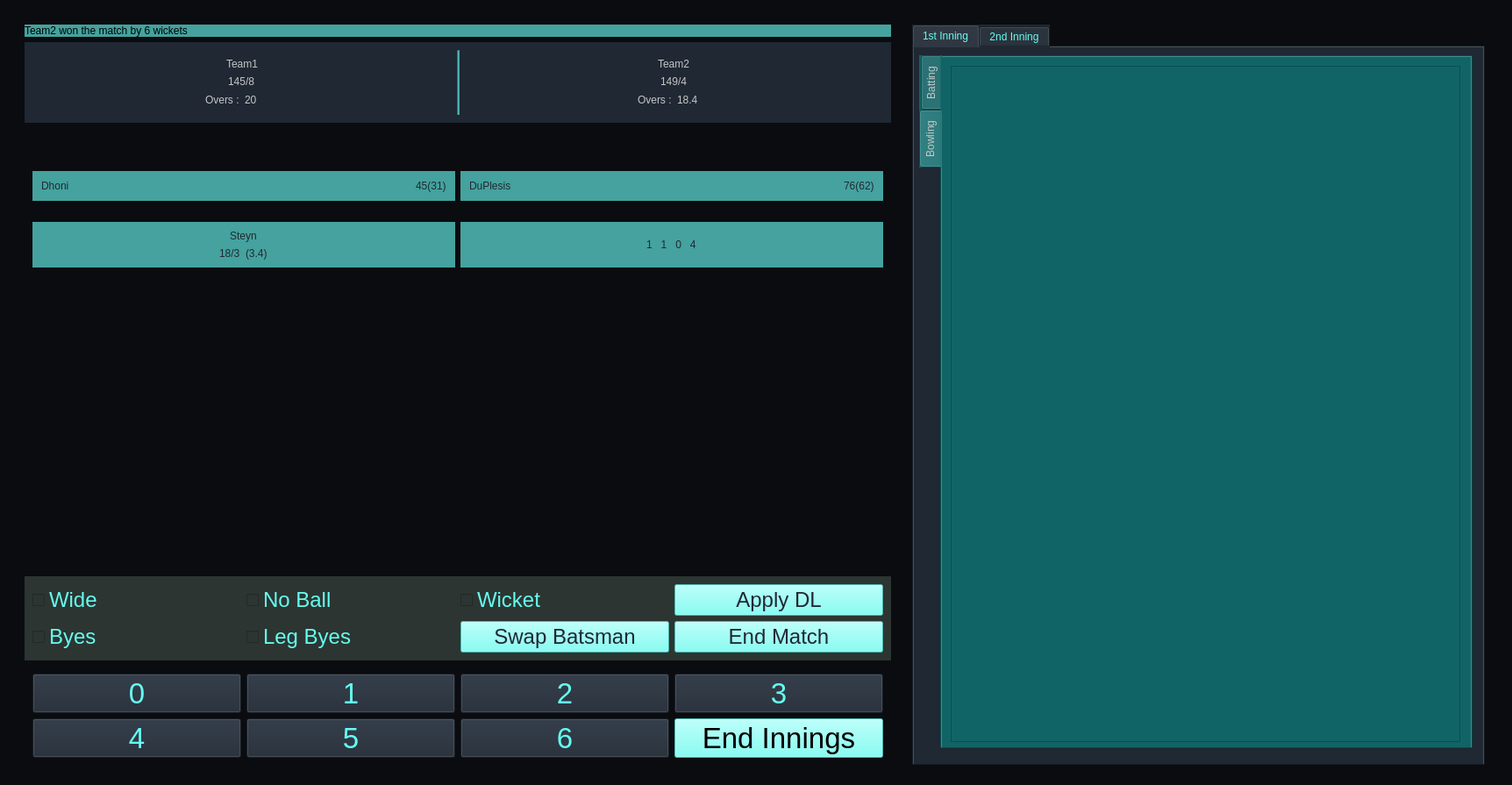
<?xml version="1.0" encoding="UTF-8"?>
<ui version="4.0">
 <class>matchPage</class>
 <widget class="QWidget" name="matchPage">
  <property name="enabled">
   <bool>true</bool>
  </property>
  <property name="geometry">
   <rect>
    <x>0</x>
    <y>0</y>
    <width>1724</width>
    <height>895</height>
   </rect>
  </property>
  <property name="sizePolicy">
   <sizepolicy hsizetype="Expanding" vsizetype="Expanding">
    <horstretch>1</horstretch>
    <verstretch>1</verstretch>
   </sizepolicy>
  </property>
  <property name="minimumSize">
   <size>
    <width>0</width>
    <height>0</height>
   </size>
  </property>
  <property name="maximumSize">
   <size>
    <width>10000</width>
    <height>6000</height>
   </size>
  </property>
  <property name="windowTitle">
   <string>Match</string>
  </property>
  <property name="windowOpacity">
   <double>1.000000000000000</double>
  </property>
  <property name="styleSheet">
   <string notr="true">background-color: rgb(11, 12, 16);</string>
  </property>
  <widget class="QFrame" name="matchFrame">
   <property name="enabled">
    <bool>true</bool>
   </property>
   <property name="geometry">
    <rect>
     <x>10</x>
     <y>10</y>
     <width>1701</width>
     <height>881</height>
    </rect>
   </property>
   <property name="sizePolicy">
    <sizepolicy hsizetype="Expanding" vsizetype="Expanding">
     <horstretch>0</horstretch>
     <verstretch>0</verstretch>
    </sizepolicy>
   </property>
   <layout class="QGridLayout" name="gridLayout_7">
    <property name="sizeConstraint">
     <enum>QLayout::SetNoConstraint</enum>
    </property>
    <item row="0" column="0">
     <widget class="QWidget" name="matchSummaryWidget" native="true">
      <property name="sizePolicy">
       <sizepolicy hsizetype="Preferred" vsizetype="Preferred">
        <horstretch>3</horstretch>
        <verstretch>0</verstretch>
       </sizepolicy>
      </property>
      <layout class="QGridLayout" name="gridLayout_6" rowstretch="0,0,0,0,0,0,0,0">
       <property name="sizeConstraint">
        <enum>QLayout::SetMaximumSize</enum>
       </property>
       <item row="0" column="0">
        <widget class="QLabel" name="matchStatus">
         <property name="maximumSize">
          <size>
           <width>16777215</width>
           <height>38</height>
          </size>
         </property>
         <property name="styleSheet">
          <string notr="true">background-color: rgb(69, 162, 158);</string>
         </property>
         <property name="text">
          <string>Team2 won the match by 6 wickets</string>
         </property>
        </widget>
       </item>
       <item row="1" column="0">
        <widget class="QWidget" name="teamsScore" native="true">
         <property name="sizePolicy">
          <sizepolicy hsizetype="Preferred" vsizetype="Fixed">
           <horstretch>0</horstretch>
           <verstretch>0</verstretch>
          </sizepolicy>
         </property>
         <property name="styleSheet">
          <string notr="true">background-color: rgb(31, 40, 51);</string>
         </property>
         <layout class="QGridLayout" name="gridLayout_3">
          <property name="sizeConstraint">
           <enum>QLayout::SetMaximumSize</enum>
          </property>
          <item row="0" column="0">
           <widget class="QWidget" name="inning1Score" native="true">
            <property name="sizePolicy">
             <sizepolicy hsizetype="Expanding" vsizetype="Expanding">
              <horstretch>0</horstretch>
              <verstretch>0</verstretch>
             </sizepolicy>
            </property>
            <property name="styleSheet">
             <string notr="true">background-color: rgb(31, 40, 51); color: rgb(197, 198, 199);</string>
            </property>
            <layout class="QVBoxLayout" name="verticalLayout">
             <item alignment="Qt::AlignHCenter">
              <widget class="QLabel" name="team1Name">
               <property name="styleSheet">
                <string notr="true">font: 24pt &quot;Cantarell&quot;;</string>
               </property>
               <property name="text">
                <string>Team1</string>
               </property>
               <property name="scaledContents">
                <bool>false</bool>
               </property>
              </widget>
             </item>
             <item alignment="Qt::AlignHCenter">
              <widget class="QLabel" name="team1Score">
               <property name="styleSheet">
                <string notr="true">font: 20pt &quot;Cantarell&quot;;</string>
               </property>
               <property name="frameShape">
                <enum>QFrame::NoFrame</enum>
               </property>
               <property name="text">
                <string>145/8</string>
               </property>
              </widget>
             </item>
             <item>
              <widget class="QWidget" name="team1OversWidget" native="true">
               <property name="sizePolicy">
                <sizepolicy hsizetype="Expanding" vsizetype="Expanding">
                 <horstretch>0</horstretch>
                 <verstretch>0</verstretch>
                </sizepolicy>
               </property>
               <layout class="QHBoxLayout" name="horizontalLayout">
                <property name="sizeConstraint">
                 <enum>QLayout::SetMaximumSize</enum>
                </property>
                <property name="leftMargin">
                 <number>1</number>
                </property>
                <property name="topMargin">
                 <number>1</number>
                </property>
                <property name="rightMargin">
                 <number>1</number>
                </property>
                <property name="bottomMargin">
                 <number>1</number>
                </property>
                <item alignment="Qt::AlignRight">
                 <widget class="QLabel" name="oversLabel1">
                  <property name="sizePolicy">
                   <sizepolicy hsizetype="Preferred" vsizetype="Expanding">
                    <horstretch>0</horstretch>
                    <verstretch>0</verstretch>
                   </sizepolicy>
                  </property>
                  <property name="styleSheet">
                   <string notr="true">font: 16pt &quot;Cantarell&quot;;</string>
                  </property>
                  <property name="text">
                   <string>Overs :</string>
                  </property>
                 </widget>
                </item>
                <item alignment="Qt::AlignLeft">
                 <widget class="QLabel" name="team1Over">
                  <property name="sizePolicy">
                   <sizepolicy hsizetype="Preferred" vsizetype="Preferred">
                    <horstretch>0</horstretch>
                    <verstretch>0</verstretch>
                   </sizepolicy>
                  </property>
                  <property name="styleSheet">
                   <string notr="true">font: 17pt &quot;Cantarell&quot;;</string>
                  </property>
                  <property name="text">
                   <string>20</string>
                  </property>
                 </widget>
                </item>
               </layout>
              </widget>
             </item>
            </layout>
           </widget>
          </item>
          <item row="0" column="2">
           <widget class="QWidget" name="inning2Score" native="true">
            <property name="sizePolicy">
             <sizepolicy hsizetype="Expanding" vsizetype="Expanding">
              <horstretch>0</horstretch>
              <verstretch>0</verstretch>
             </sizepolicy>
            </property>
            <property name="styleSheet">
             <string notr="true">background-color: rgb(31, 40, 51); color: rgb(197, 198, 199);</string>
            </property>
            <layout class="QVBoxLayout" name="verticalLayout_2">
             <item alignment="Qt::AlignHCenter">
              <widget class="QLabel" name="team2Name">
               <property name="styleSheet">
                <string notr="true">font: 24pt &quot;Cantarell&quot;;</string>
               </property>
               <property name="text">
                <string>Team2</string>
               </property>
              </widget>
             </item>
             <item alignment="Qt::AlignHCenter">
              <widget class="QLabel" name="team2Score">
               <property name="styleSheet">
                <string notr="true">font: 20pt &quot;Cantarell&quot;;</string>
               </property>
               <property name="text">
                <string>149/4</string>
               </property>
              </widget>
             </item>
             <item>
              <widget class="QWidget" name="team2OversWidget" native="true">
               <property name="sizePolicy">
                <sizepolicy hsizetype="Expanding" vsizetype="Expanding">
                 <horstretch>0</horstretch>
                 <verstretch>0</verstretch>
                </sizepolicy>
               </property>
               <layout class="QHBoxLayout" name="horizontalLayout_2">
                <property name="sizeConstraint">
                 <enum>QLayout::SetMaximumSize</enum>
                </property>
                <property name="leftMargin">
                 <number>1</number>
                </property>
                <property name="topMargin">
                 <number>1</number>
                </property>
                <property name="rightMargin">
                 <number>1</number>
                </property>
                <property name="bottomMargin">
                 <number>1</number>
                </property>
                <item alignment="Qt::AlignRight">
                 <widget class="QLabel" name="oversLabel2">
                  <property name="sizePolicy">
                   <sizepolicy hsizetype="Preferred" vsizetype="Expanding">
                    <horstretch>0</horstretch>
                    <verstretch>0</verstretch>
                   </sizepolicy>
                  </property>
                  <property name="styleSheet">
                   <string notr="true">font: 16pt &quot;Cantarell&quot;;</string>
                  </property>
                  <property name="text">
                   <string>Overs :</string>
                  </property>
                 </widget>
                </item>
                <item>
                 <widget class="QLabel" name="team2Over">
                  <property name="styleSheet">
                   <string notr="true">font: 17pt &quot;Cantarell&quot;;</string>
                  </property>
                  <property name="text">
                   <string>18.4</string>
                  </property>
                 </widget>
                </item>
               </layout>
              </widget>
             </item>
            </layout>
           </widget>
          </item>
          <item row="0" column="1">
           <widget class="Line" name="line">
            <property name="styleSheet">
             <string notr="true">color: rgb(69, 162, 158);
background-color: rgb(69, 162, 158);</string>
            </property>
            <property name="orientation">
             <enum>Qt::Vertical</enum>
            </property>
           </widget>
          </item>
         </layout>
        </widget>
       </item>
       <item row="3" column="0">
        <widget class="QWidget" name="batsmanWidget" native="true">
         <property name="sizePolicy">
          <sizepolicy hsizetype="Preferred" vsizetype="Preferred">
           <horstretch>0</horstretch>
           <verstretch>0</verstretch>
          </sizepolicy>
         </property>
         <layout class="QGridLayout" name="gridLayout_4">
          <item row="0" column="0">
           <widget class="QWidget" name="strikerWidget" native="true">
            <property name="sizePolicy">
             <sizepolicy hsizetype="Expanding" vsizetype="Preferred">
              <horstretch>0</horstretch>
              <verstretch>0</verstretch>
             </sizepolicy>
            </property>
            <property name="styleSheet">
             <string notr="true">background-color: rgb(69, 162, 158); color: rgb(31, 40, 51);</string>
            </property>
            <layout class="QHBoxLayout" name="horizontalLayout_3">
             <property name="spacing">
              <number>10</number>
             </property>
             <property name="leftMargin">
              <number>10</number>
             </property>
             <property name="topMargin">
              <number>10</number>
             </property>
             <property name="rightMargin">
              <number>10</number>
             </property>
             <property name="bottomMargin">
              <number>10</number>
             </property>
             <item>
              <widget class="QLabel" name="strikerName">
               <property name="styleSheet">
                <string notr="true">font: 18pt &quot;Cantarell&quot;;</string>
               </property>
               <property name="text">
                <string>Dhoni</string>
               </property>
              </widget>
             </item>
             <item alignment="Qt::AlignRight">
              <widget class="QLabel" name="strikerRunBall">
               <property name="styleSheet">
                <string notr="true">font: 18pt &quot;Cantarell&quot;;</string>
               </property>
               <property name="text">
                <string>45(31)</string>
               </property>
              </widget>
             </item>
            </layout>
           </widget>
          </item>
          <item row="0" column="1">
           <widget class="QWidget" name="nonStrikerWidget" native="true">
            <property name="sizePolicy">
             <sizepolicy hsizetype="Expanding" vsizetype="Preferred">
              <horstretch>0</horstretch>
              <verstretch>0</verstretch>
             </sizepolicy>
            </property>
            <property name="styleSheet">
             <string notr="true">background-color: rgb(69, 162, 158); color: rgb(31, 40, 51);</string>
            </property>
            <layout class="QHBoxLayout" name="horizontalLayout_4">
             <property name="leftMargin">
              <number>10</number>
             </property>
             <property name="topMargin">
              <number>10</number>
             </property>
             <property name="rightMargin">
              <number>10</number>
             </property>
             <property name="bottomMargin">
              <number>10</number>
             </property>
             <item>
              <widget class="QLabel" name="nonStrikerName">
               <property name="styleSheet">
                <string notr="true">font: 18pt &quot;Cantarell&quot;;</string>
               </property>
               <property name="text">
                <string>DuPlesis</string>
               </property>
              </widget>
             </item>
             <item alignment="Qt::AlignRight">
              <widget class="QLabel" name="nonStrikerRunBall">
               <property name="styleSheet">
                <string notr="true">font: 18pt &quot;Cantarell&quot;;</string>
               </property>
               <property name="text">
                <string>76(62)</string>
               </property>
              </widget>
             </item>
            </layout>
           </widget>
          </item>
         </layout>
        </widget>
       </item>
       <item row="4" column="0">
        <widget class="QWidget" name="oversWidget" native="true">
         <layout class="QGridLayout" name="gridLayout_5" columnminimumwidth="0,0">
          <item row="0" column="1">
           <widget class="QWidget" name="thisOverWidget" native="true">
            <property name="sizePolicy">
             <sizepolicy hsizetype="Expanding" vsizetype="Minimum">
              <horstretch>0</horstretch>
              <verstretch>0</verstretch>
             </sizepolicy>
            </property>
            <property name="styleSheet">
             <string notr="true">background-color: rgb(69, 162, 158); color: rgb(31, 40, 51);</string>
            </property>
            <layout class="QVBoxLayout" name="verticalLayout_4">
             <item alignment="Qt::AlignHCenter">
              <widget class="QLabel" name="thisOver">
               <property name="sizePolicy">
                <sizepolicy hsizetype="Preferred" vsizetype="Preferred">
                 <horstretch>0</horstretch>
                 <verstretch>0</verstretch>
                </sizepolicy>
               </property>
               <property name="styleSheet">
                <string notr="true">font: 18pt &quot;Cantarell&quot;;</string>
               </property>
               <property name="text">
                <string>1   1   0   4</string>
               </property>
              </widget>
             </item>
            </layout>
           </widget>
          </item>
          <item row="0" column="0">
           <widget class="QWidget" name="bowlwerWidget" native="true">
            <property name="sizePolicy">
             <sizepolicy hsizetype="Expanding" vsizetype="Minimum">
              <horstretch>0</horstretch>
              <verstretch>0</verstretch>
             </sizepolicy>
            </property>
            <property name="styleSheet">
             <string notr="true">background-color: rgb(69, 162, 158);
color: rgb(31, 40, 51);</string>
            </property>
            <layout class="QVBoxLayout" name="verticalLayout_3">
             <item alignment="Qt::AlignHCenter">
              <widget class="QLabel" name="bowlerName">
               <property name="styleSheet">
                <string notr="true">font: 18pt &quot;Cantarell&quot;;</string>
               </property>
               <property name="text">
                <string>Steyn</string>
               </property>
              </widget>
             </item>
             <item alignment="Qt::AlignHCenter">
              <widget class="QLabel" name="bowlerStats">
               <property name="styleSheet">
                <string notr="true">font: 16pt &quot;Cantarell&quot;;</string>
               </property>
               <property name="text">
                <string>18/3  (3.4)</string>
               </property>
              </widget>
             </item>
            </layout>
           </widget>
          </item>
         </layout>
        </widget>
       </item>
       <item row="6" column="0">
        <widget class="QWidget" name="optionsWidget" native="true">
         <property name="sizePolicy">
          <sizepolicy hsizetype="Expanding" vsizetype="Preferred">
           <horstretch>0</horstretch>
           <verstretch>0</verstretch>
          </sizepolicy>
         </property>
         <property name="styleSheet">
          <string notr="true">background-color: rgb(17, 100, 102); background-color: rgb(44, 53, 49);</string>
         </property>
         <layout class="QGridLayout" name="gridLayout">
          <item row="1" column="1">
           <widget class="QCheckBox" name="isLegBye">
            <property name="font">
             <font>
              <pointsize>18</pointsize>
             </font>
            </property>
            <property name="styleSheet">
             <string notr="true">color: rgb(102, 252, 241);</string>
            </property>
            <property name="text">
             <string>Leg Byes</string>
            </property>
           </widget>
          </item>
          <item row="1" column="0">
           <widget class="QCheckBox" name="isBye">
            <property name="font">
             <font>
              <pointsize>18</pointsize>
             </font>
            </property>
            <property name="styleSheet">
             <string notr="true">color: rgb(102, 252, 241);</string>
            </property>
            <property name="text">
             <string>Byes</string>
            </property>
           </widget>
          </item>
          <item row="0" column="0">
           <widget class="QCheckBox" name="isWide">
            <property name="font">
             <font>
              <pointsize>18</pointsize>
             </font>
            </property>
            <property name="styleSheet">
             <string notr="true">color: rgb(102, 252, 241);</string>
            </property>
            <property name="text">
             <string>Wide</string>
            </property>
           </widget>
          </item>
          <item row="0" column="2">
           <widget class="QCheckBox" name="isWicket">
            <property name="font">
             <font>
              <pointsize>18</pointsize>
             </font>
            </property>
            <property name="styleSheet">
             <string notr="true">color: rgb(102, 252, 241);</string>
            </property>
            <property name="text">
             <string>Wicket</string>
            </property>
           </widget>
          </item>
          <item row="0" column="1">
           <widget class="QCheckBox" name="isNoBall">
            <property name="font">
             <font>
              <pointsize>18</pointsize>
             </font>
            </property>
            <property name="styleSheet">
             <string notr="true">color: rgb(102, 252, 241);</string>
            </property>
            <property name="text">
             <string>No Ball</string>
            </property>
           </widget>
          </item>
          <item row="1" column="2">
           <widget class="QPushButton" name="swapBatsmanButton">
            <property name="font">
             <font>
              <pointsize>18</pointsize>
             </font>
            </property>
            <property name="styleSheet">
             <string notr="true">background-color: rgb(102, 252, 241); color: rgb(31, 40, 51);</string>
            </property>
            <property name="text">
             <string>Swap Batsman</string>
            </property>
           </widget>
          </item>
          <item row="0" column="3">
           <widget class="QPushButton" name="applyDLButton">
            <property name="font">
             <font>
              <pointsize>18</pointsize>
             </font>
            </property>
            <property name="styleSheet">
             <string notr="true">background-color: rgb(102, 252, 241); color: rgb(31, 40, 51);</string>
            </property>
            <property name="text">
             <string>Apply DL</string>
            </property>
           </widget>
          </item>
          <item row="1" column="3">
           <widget class="QPushButton" name="endMatchButton">
            <property name="font">
             <font>
              <pointsize>18</pointsize>
             </font>
            </property>
            <property name="styleSheet">
             <string notr="true">background-color: rgb(102, 252, 241); color: rgb(31, 40, 51);</string>
            </property>
            <property name="text">
             <string>End Match</string>
            </property>
           </widget>
          </item>
         </layout>
        </widget>
       </item>
       <item row="7" column="0">
        <widget class="QWidget" name="scorerWidget" native="true">
         <property name="sizePolicy">
          <sizepolicy hsizetype="Expanding" vsizetype="Preferred">
           <horstretch>0</horstretch>
           <verstretch>0</verstretch>
          </sizepolicy>
         </property>
         <property name="styleSheet">
          <string notr="true"/>
         </property>
         <layout class="QGridLayout" name="gridLayout_2">
          <item row="0" column="3">
           <widget class="QPushButton" name="button3">
            <property name="font">
             <font>
              <pointsize>25</pointsize>
             </font>
            </property>
            <property name="styleSheet">
             <string notr="true">color: rgb(102, 252, 241); background-color: rgb(31, 40, 51);</string>
            </property>
            <property name="text">
             <string>3</string>
            </property>
           </widget>
          </item>
          <item row="2" column="2">
           <widget class="QPushButton" name="button6">
            <property name="font">
             <font>
              <pointsize>25</pointsize>
             </font>
            </property>
            <property name="styleSheet">
             <string notr="true">color: rgb(102, 252, 241); background-color: rgb(31, 40, 51);</string>
            </property>
            <property name="text">
             <string>6</string>
            </property>
           </widget>
          </item>
          <item row="2" column="1">
           <widget class="QPushButton" name="button5">
            <property name="font">
             <font>
              <pointsize>25</pointsize>
             </font>
            </property>
            <property name="styleSheet">
             <string notr="true">color: rgb(102, 252, 241); background-color: rgb(31, 40, 51);</string>
            </property>
            <property name="text">
             <string>5</string>
            </property>
           </widget>
          </item>
          <item row="0" column="2">
           <widget class="QPushButton" name="button2">
            <property name="font">
             <font>
              <pointsize>25</pointsize>
             </font>
            </property>
            <property name="styleSheet">
             <string notr="true">color: rgb(102, 252, 241); background-color: rgb(31, 40, 51);</string>
            </property>
            <property name="text">
             <string>2</string>
            </property>
           </widget>
          </item>
          <item row="2" column="3">
           <widget class="QPushButton" name="buttonEndInnings">
            <property name="font">
             <font>
              <pointsize>25</pointsize>
             </font>
            </property>
            <property name="styleSheet">
             <string notr="true">background-color: rgb(102, 252, 241);</string>
            </property>
            <property name="text">
             <string>End Innings</string>
            </property>
           </widget>
          </item>
          <item row="2" column="0">
           <widget class="QPushButton" name="button4">
            <property name="font">
             <font>
              <pointsize>25</pointsize>
             </font>
            </property>
            <property name="styleSheet">
             <string notr="true">color: rgb(102, 252, 241); background-color: rgb(31, 40, 51);</string>
            </property>
            <property name="text">
             <string>4</string>
            </property>
           </widget>
          </item>
          <item row="0" column="1">
           <widget class="QPushButton" name="button1">
            <property name="font">
             <font>
              <pointsize>25</pointsize>
             </font>
            </property>
            <property name="styleSheet">
             <string notr="true">color: rgb(102, 252, 241); background-color: rgb(31, 40, 51);</string>
            </property>
            <property name="text">
             <string>1</string>
            </property>
           </widget>
          </item>
          <item row="0" column="0">
           <widget class="QPushButton" name="button0">
            <property name="font">
             <font>
              <pointsize>25</pointsize>
             </font>
            </property>
            <property name="styleSheet">
             <string notr="true">color: rgb(102, 252, 241); background-color: rgb(31, 40, 51);</string>
            </property>
            <property name="text">
             <string>0</string>
            </property>
           </widget>
          </item>
         </layout>
        </widget>
       </item>
       <item row="2" column="0">
        <spacer name="verticalSpacer">
         <property name="orientation">
          <enum>Qt::Vertical</enum>
         </property>
         <property name="sizeType">
          <enum>QSizePolicy::Maximum</enum>
         </property>
         <property name="sizeHint" stdset="0">
          <size>
           <width>20</width>
           <height>40</height>
          </size>
         </property>
        </spacer>
       </item>
       <item row="5" column="0">
        <spacer name="verticalSpacer_2">
         <property name="orientation">
          <enum>Qt::Vertical</enum>
         </property>
         <property name="sizeHint" stdset="0">
          <size>
           <width>20</width>
           <height>40</height>
          </size>
         </property>
        </spacer>
       </item>
      </layout>
     </widget>
    </item>
    <item row="0" column="1">
     <widget class="QWidget" name="scoreCardWidget" native="true">
      <property name="sizePolicy">
       <sizepolicy hsizetype="Preferred" vsizetype="Preferred">
        <horstretch>2</horstretch>
        <verstretch>0</verstretch>
       </sizepolicy>
      </property>
      <layout class="QVBoxLayout" name="verticalLayout_5">
       <property name="sizeConstraint">
        <enum>QLayout::SetMaximumSize</enum>
       </property>
       <item>
        <widget class="QTabWidget" name="scoreCardTab">
         <property name="styleSheet">
          <string notr="true">background-color: rgb(31, 40, 51); color: rgb(102, 252, 241);</string>
         </property>
         <property name="currentIndex">
          <number>0</number>
         </property>
         <widget class="QWidget" name="firstInningTab">
          <attribute name="title">
           <string>1st Inning</string>
          </attribute>
          <widget class="QTabWidget" name="tabWidget">
           <property name="geometry">
            <rect>
             <x>6</x>
             <y>9</y>
             <width>631</width>
             <height>791</height>
            </rect>
           </property>
           <property name="styleSheet">
            <string notr="true">background-color: rgb(17, 100, 102); color: rgb(197, 198, 199);</string>
           </property>
           <property name="tabPosition">
            <enum>QTabWidget::West</enum>
           </property>
           <property name="currentIndex">
            <number>1</number>
           </property>
           <widget class="QWidget" name="batting1Tab">
            <attribute name="title">
             <string>Batting</string>
            </attribute>
            <widget class="QTableWidget" name="batting1TableWidget">
             <property name="geometry">
              <rect>
               <x>5</x>
               <y>11</y>
               <width>581</width>
               <height>761</height>
              </rect>
             </property>
            </widget>
           </widget>
           <widget class="QWidget" name="bowling1Tab">
            <attribute name="title">
             <string>Bowling</string>
            </attribute>
            <widget class="QTableWidget" name="bowling1TableWidget">
             <property name="geometry">
              <rect>
               <x>10</x>
               <y>10</y>
               <width>581</width>
               <height>771</height>
              </rect>
             </property>
            </widget>
           </widget>
          </widget>
         </widget>
         <widget class="QWidget" name="scondInningTab">
          <attribute name="title">
           <string>2nd Inning</string>
          </attribute>
          <widget class="QTabWidget" name="tabWidget_2">
           <property name="geometry">
            <rect>
             <x>10</x>
             <y>10</y>
             <width>631</width>
             <height>791</height>
            </rect>
           </property>
           <property name="styleSheet">
            <string notr="true">background-color: rgb(17, 100, 102); color: rgb(197, 198, 199);</string>
           </property>
           <property name="tabPosition">
            <enum>QTabWidget::West</enum>
           </property>
           <property name="currentIndex">
            <number>0</number>
           </property>
           <widget class="QWidget" name="batting2Tab">
            <attribute name="title">
             <string>Batting</string>
            </attribute>
            <widget class="QTableWidget" name="batting2TableWidget">
             <property name="geometry">
              <rect>
               <x>5</x>
               <y>11</y>
               <width>581</width>
               <height>771</height>
              </rect>
             </property>
            </widget>
           </widget>
           <widget class="QWidget" name="bowling2Tab">
            <attribute name="title">
             <string>Bowling</string>
            </attribute>
            <widget class="QTableWidget" name="bowling2TableWidget">
             <property name="geometry">
              <rect>
               <x>5</x>
               <y>11</y>
               <width>591</width>
               <height>771</height>
              </rect>
             </property>
            </widget>
           </widget>
          </widget>
         </widget>
        </widget>
       </item>
      </layout>
     </widget>
    </item>
   </layout>
  </widget>
 </widget>
 <tabstops>
  <tabstop>scoreCardTab</tabstop>
  <tabstop>isLegBye</tabstop>
  <tabstop>isBye</tabstop>
  <tabstop>isWide</tabstop>
  <tabstop>isWicket</tabstop>
  <tabstop>swapBatsmanButton</tabstop>
  <tabstop>isNoBall</tabstop>
  <tabstop>button3</tabstop>
  <tabstop>button6</tabstop>
  <tabstop>button5</tabstop>
  <tabstop>button2</tabstop>
  <tabstop>buttonEndInnings</tabstop>
  <tabstop>button4</tabstop>
  <tabstop>button1</tabstop>
  <tabstop>button0</tabstop>
 </tabstops>
 <resources/>
 <connections/>
</ui>
